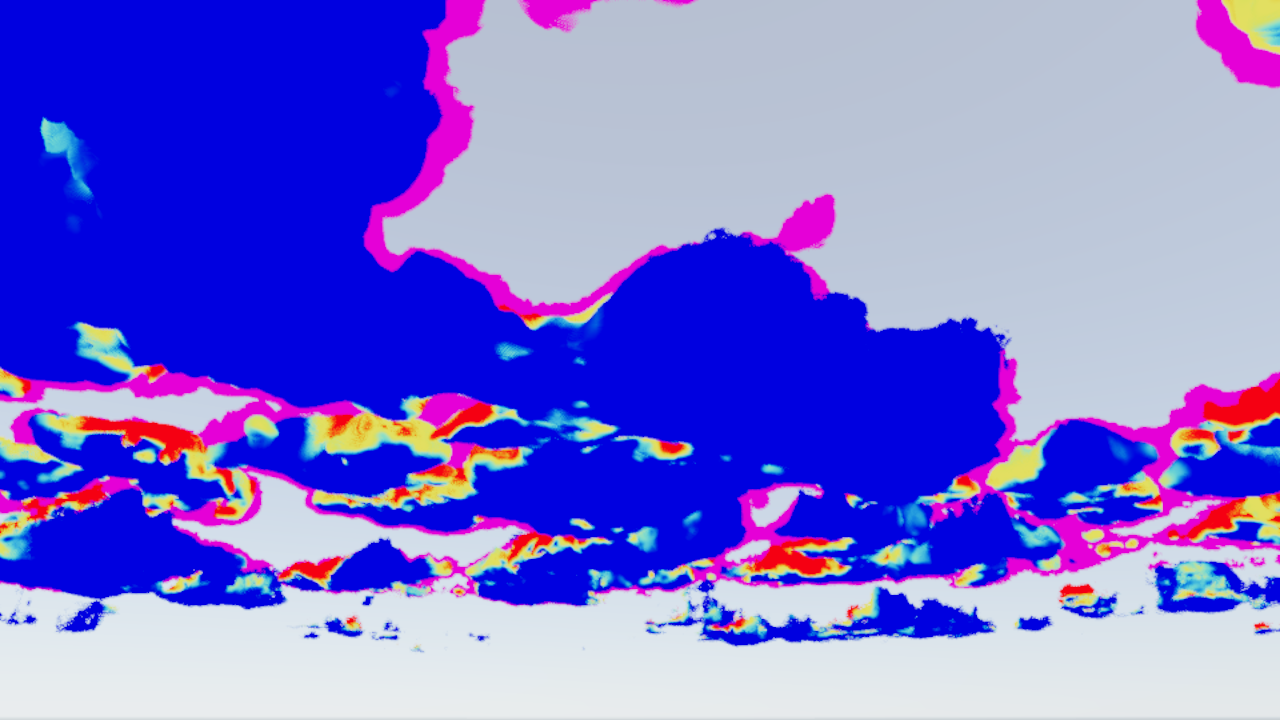
#> input picture work/captures/P2-5d/cview-flip/gp7.png, 1280 x 720 px, found by its file name
$ python sheet.py
#> lines starting #> are read from the running program, lines starting #| are printed output that depends on the picture
# P2.5d sheet: gp7 (fit lighting) edge character off | c view (proc.debug 5, edgeLead +1) | on (edgeLead +1, lobes 0.6) | on flipped (-1),
# under each a 1:1 crop (cyan box) of the central body's upper outline and right flank; then ground off | on (half size).
# c view: heat 0 blue .. 1 red at the first sample the edge character reached; magenta = only the veil was hit.
# Run from this directory: python3 sheet.py
from PIL import Image, ImageDraw
CX, CY = 440, 200   # top-left of the 640x360 1:1 crop, full-res px
W, H, LH, G = 640, 360, 18, 8
cols = [('off', 'off'), ('cview', 'c view (edgeLead +1)'), ('on', 'on: edgeLead +1, lobes 0.6'), ('flip', 'on flipped: edgeLead -1')]
sheet = Image.new('RGB', (4 * W + 3 * G, 3 * (LH + H)), (20, 20, 20))
#> sheet: PIL image 2584x1134 RGB; every value is 20
d = ImageDraw.Draw(sheet)
for c, (s, name) in enumerate(cols):
    im = Image.open(f'{s}/gp7.png').convert('RGB'); x0 = c * (W + G)
#> further down, im is the input picture: PIL image 1280x720 RGB; mean R, G, B 120.9, 112.6, 216.8
    d.text((x0 + 6, 3), 'gp7 ' + name, fill=(230, 230, 230))
    sheet.paste(im.resize((W, H), Image.LANCZOS), (x0, LH))
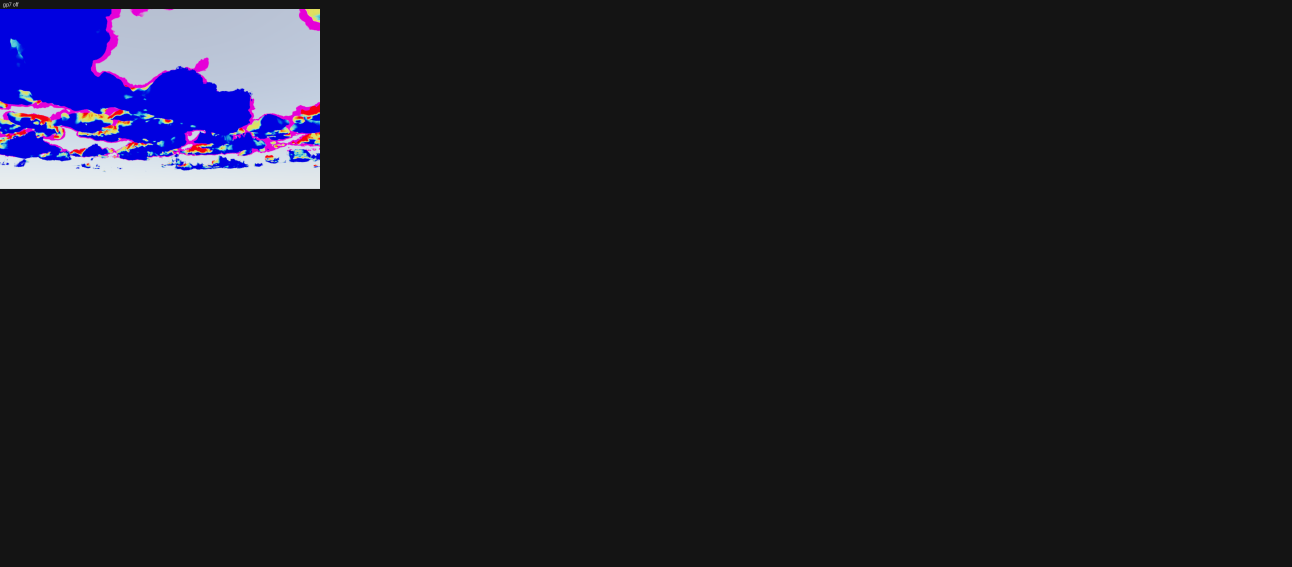
#> sheet: PIL image 2584x1134 RGB (shown at 1/2 size); mean R, G, B 27.9, 27.3, 35.5
    d.rectangle((x0 + CX // 2, LH + CY // 2, x0 + CX // 2 + W // 2, LH + CY // 2 + H // 2), outline=(0, 200, 255))
    d.text((x0 + 6, LH + H + 3), '1:1 crop (cyan box)', fill=(230, 230, 230))
    sheet.paste(im.crop((CX, CY, CX + W, CY + H)), (x0, 2 * LH + H))
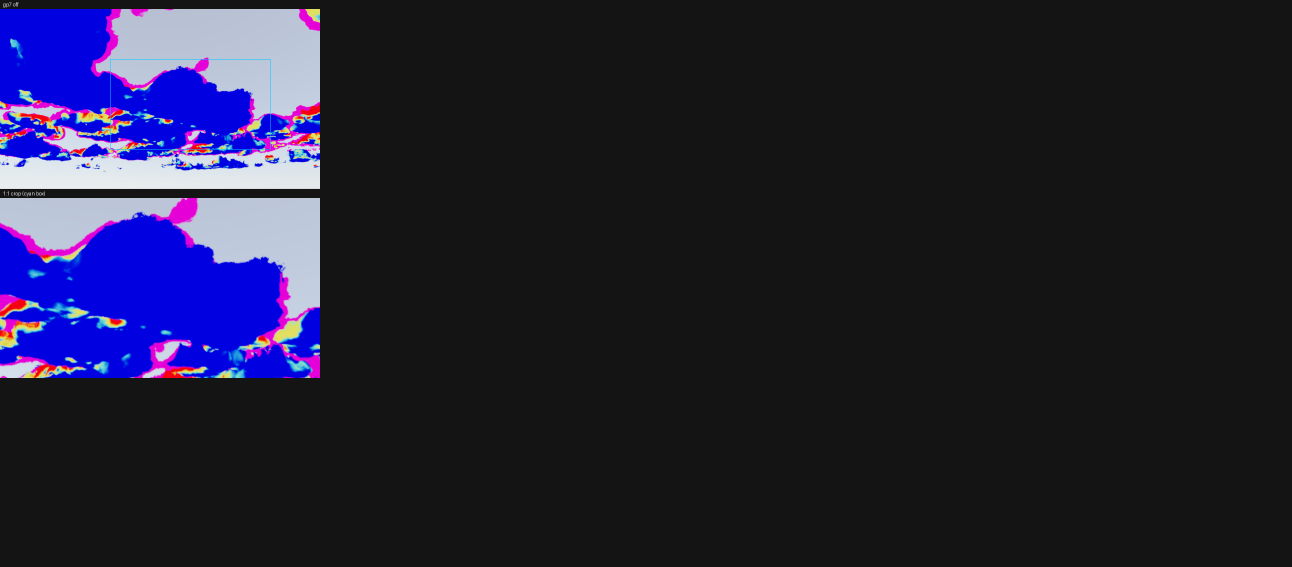
#> sheet: PIL image 2584x1134 RGB (shown at 1/2 size); mean R, G, B 32.6, 31.2, 50.9
for c, s in enumerate(['off', 'on']):
    im = Image.open(f'{s}/ground.png').convert('RGB'); x0 = c * (W + G); y0 = 2 * (LH + H)
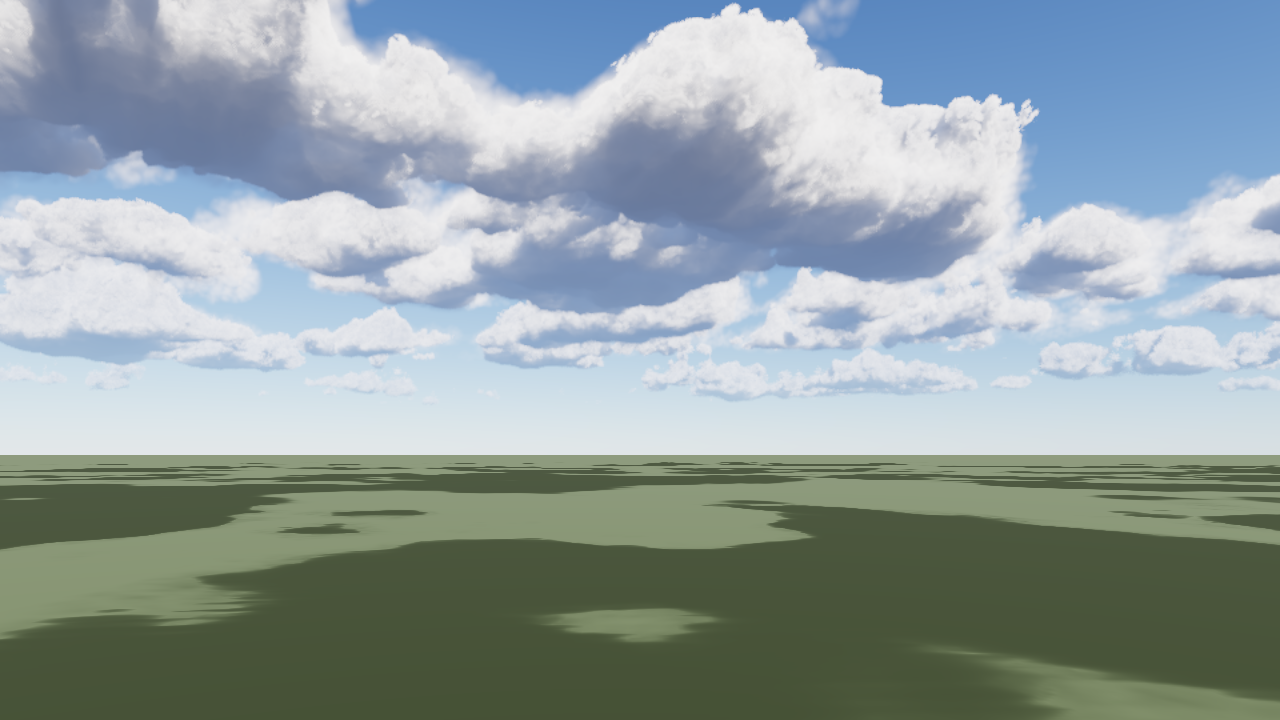
#> input picture work/captures/P2-5d/off/ground.png, 1280 x 720 px
#> further down, im is the input picture: PIL image 1280x720 RGB; mean R, G, B 146.2, 160, 161.8
    d.text((x0 + 6, y0 + 3), 'ground ' + s, fill=(230, 230, 230))
    sheet.paste(im.resize((W, H), Image.LANCZOS), (x0, y0 + LH))
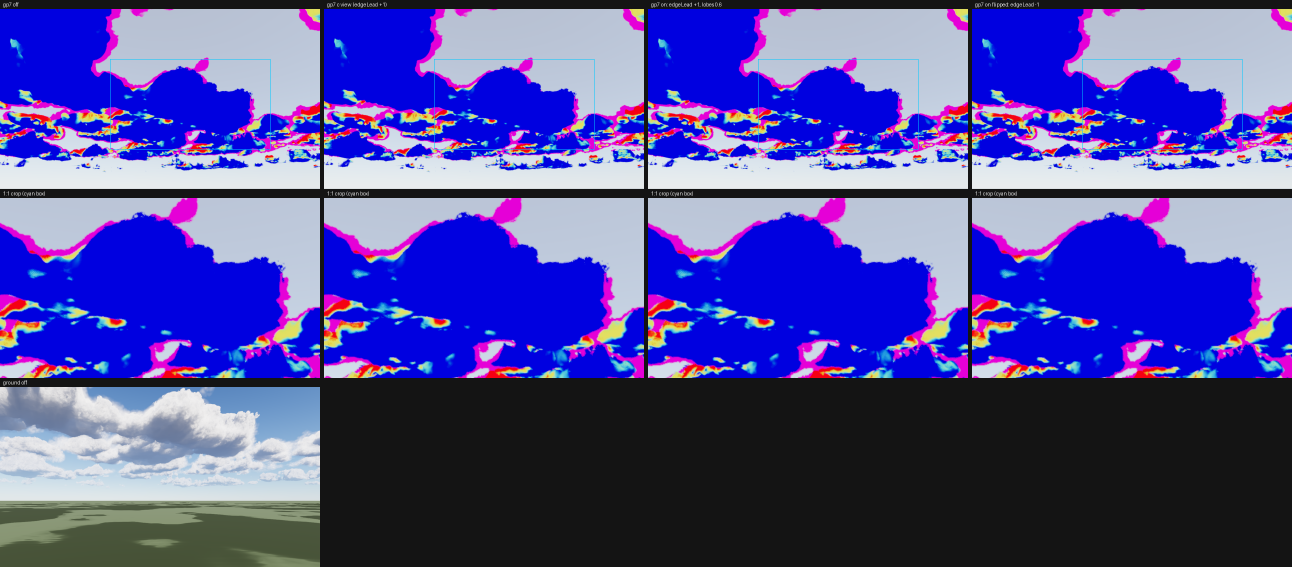
#> sheet: PIL image 2584x1134 RGB (shown at 1/2 size); mean R, G, B 80.5, 76, 154.8
sheet.save('sheet.jpg', quality=82)
